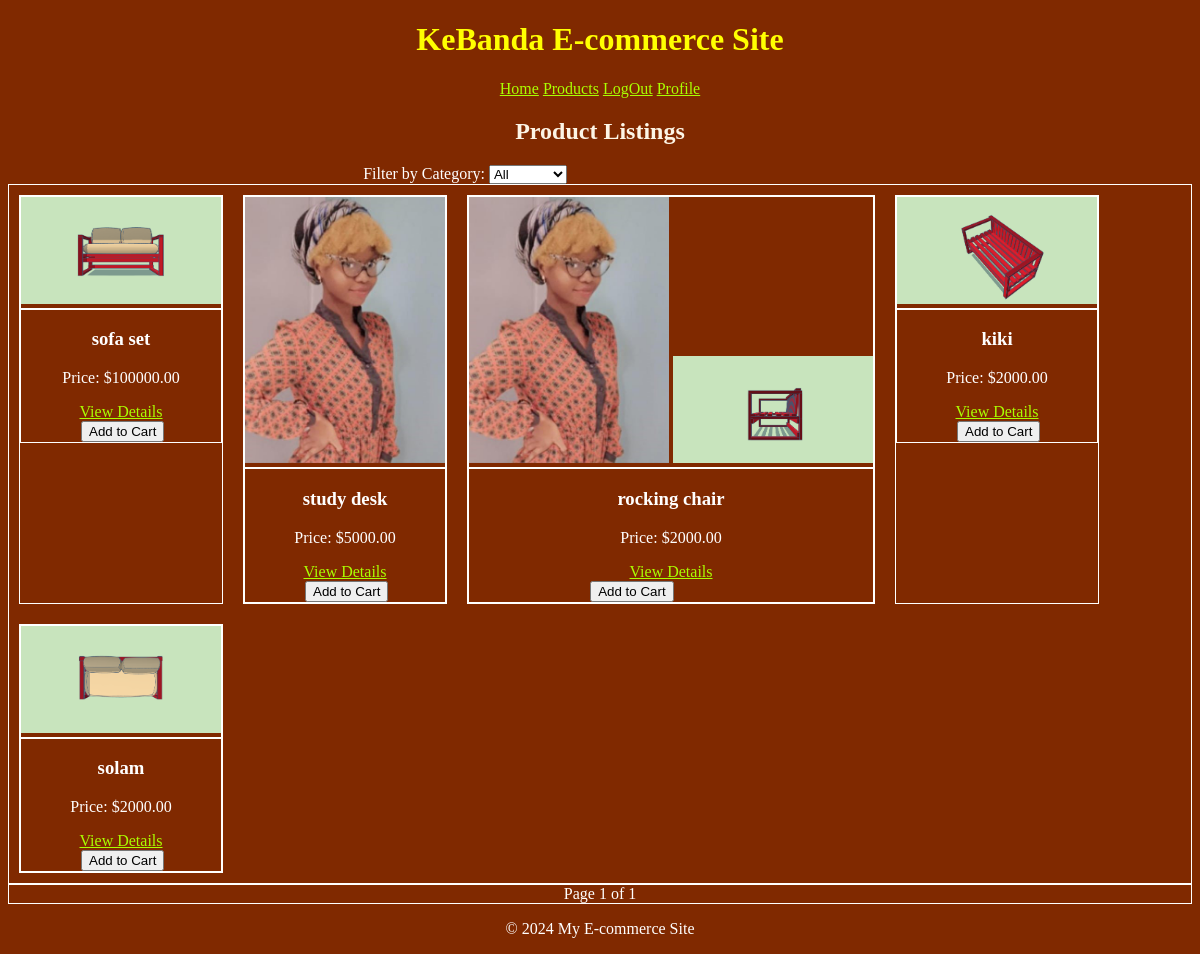
Screenshot of /products/products-listing/ (signed in) with the database file from the repository.
### products/models.py (models this page shows, shortened)
class ProductImage(models.Model):
    product = models.ForeignKey(Product, on_delete=models.CASCADE, related_name='images')
    image = models.ImageField(upload_to='products/')
    alt_text = models.CharField(max_length=255, blank=True)

class Product(models.Model):
    name = models.CharField(max_length=255)
    slug = models.SlugField(max_length=255, unique=True)
    description = models.TextField()
    price = models.DecimalField(max_digits=10, decimal_places=2)
    stock = models.PositiveIntegerField()
    category = models.ForeignKey(Category, on_delete=models.CASCADE, related_name='products')
    created_at = models.DateTimeField(auto_now_add=True)
    updated_at = models.DateTimeField(auto_now=True)

### products/views.py (the view)
# urls.py: path('products-listing/', views.product_list, name='product_list'),
def product_list(request):
    category_filter = request.GET.get('category', None)
    products = Product.objects.all()
    if category_filter:
        products = products.filter(category__id=category_filter)
    paginator = Paginator(products, 10)  # Show 10 products per page
    page_number = request.GET.get('page')
    page_obj = paginator.get_page(page_number)
    categories = Category.objects.all()
    context = {
        'page_obj': page_obj,
        'categories': categories,
        'selected_category': category_filter,
    }
    return render(request, 'products/product_list.html', context)

### products/templates/products/product_list.html (shortened to what this page needs)
{% extends "base.html" %}
{% block content %}
<h2>Product Listings</h2>
<form method="get">
    <label for="category">Filter by Category:</label>
    <select name="category" id="category" onchange="this.form.submit()">
        <option value="">All</option>
    </select>
</form>
<div class="product-list" style="display: flex; flex-wrap: wrap;">
    {% for product in page_obj %}
    <div style="margin: 10px;">
        <div class="product-gallery">
            {% for image in product.images.all %}
                <img src="{{ image.image.url }}" alt="{{ image.alt_text }}" style="width: 200px; height: auto;"/>
            {% endfor %}
        </div>
        <div class="product-item">
            <h3>{{ product.name }}</h3>
            <p>Price: ${{ product.price }}</p>
            <a href="{% url 'product_detail' product.id %}">View Details</a>
            <form action="{% url 'add_to_cart' product.id %}" method="post">
                <button type="submit">Add to Cart</button>
            </form>
        </div>
    </diV>
    {% endfor %}
</div>
<div class="pagination">
    <span class="step-links">
        <span class="current-page">
            Page {{ page_obj.number }} of {{ page_obj.paginator.num_pages }}
        </span>
    </span>
</div>
{% endblock %}

### templates/base.html (style rules this page uses)
body { background-color: rgb(128, 41, 0); text-align: center; color: white; }
div { border: solid white 1px; }
a { color: rgb(170, 255, 0); }
h2 { color: oldlace; }
form { text-align: left; margin-left: 30%; }

### rows the page displays
Product: name "sofa set", price "100000.00"
ProductImage: image (picture)
Product: name "study desk", price "5000.00"
ProductImage: image (picture)
Product: name "rocking chair", price "2000.00"
ProductImage: image (picture)
ProductImage: image (picture)
Product: name "kiki", price "2000.00"
ProductImage: image (picture)
Product: name "solam", price "2000.00"
ProductImage: image (picture)

### other values shown
{{ page_obj.number }} "1"
{{ page_obj.paginator.num_pages }} "1"
